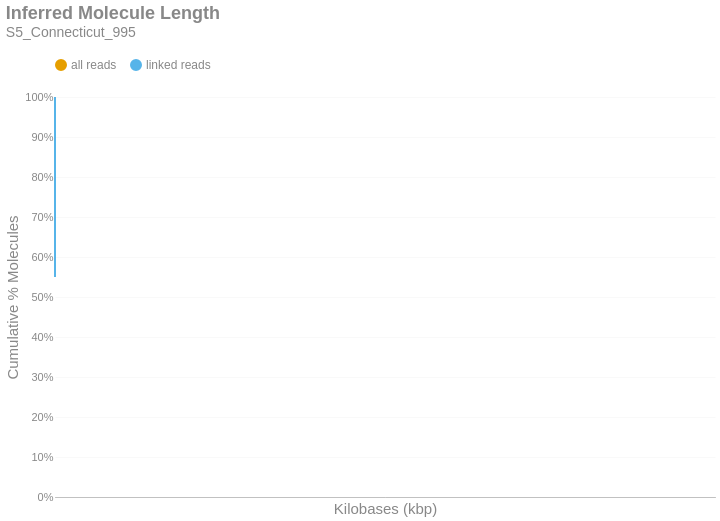

Write notebook code for a chart like this one.
### Markdown cell above
### Inferred Molecule Length
This is the cumulative frequency distribution of molecule lengths inferred from the first and last alignment positions along a contig for all alignments associated with a single linked-read barcode on a given contig.There are two distributions: one with `all` the alignments (yellow) and another with only `linked reads` (blue). The percent of molecules in the `linked reads` distribution is relative to the total number of linked molecules.

### Code cell
if SKIPLR:
    print_html(f"Skipped")
else:
    binned_df = consolidated_hist(valids['length_inferred']/1000, mask, 10, True)
    binned_df = binned_df.with_columns(
        pl.when(pl.col('bin').cast(pl.Utf8) == '0').then(pl.lit('1')).otherwise(pl.col('bin').cast(pl.Utf8)).alias('bin')
    )
    with SafeRender(binned_df):
        (
            density_plot(binned_df, 'Inferred Molecule Length', samplename, 'inferredlen')
            .transform_calculate(bin_kb='datum.bin / 1000')
            .encode(
                x=alt.X('bin_kb:Q', title="Kilobases (kbp)").scale(type='log', padding=0).axis(labelAngle=-40),
                y=alt.Y('value:Q', title='Cumulative % Molecules')
                    .axis(format='%')
                    .stack(False)
                    .scale(domainMin=0, domainMax=1,padding=0),
                color=alt.Color("key:N").scale(domain = ["all reads", "linked reads"]),
                tooltip = [
                    alt.Tooltip("key:N", title = "Data Type"),
                    alt.Tooltip("range_label:N", title="Kilobases"),
                    alt.Tooltip("value:Q", format = ".2%", title="% Molecules (Cum.)")
                ]
            )
        ).display()

### Figure 1 — Vega-Lite specification as saved in the notebook (floating-point values rounded to 4 significant figures; data arrays with more than 128 entries replaced by an {"elided": "..."} marker saying what was removed)
{"width": "container", "height": 400, "config": {"title": {"anchor": "start", "dy": -15, "fontSize": 18, "color": "#888888", "subtitleColor": "#888888", "subtitleFontSize": 14}, "arc": {"fill": "#0072B2"}, "axis": {"domainColor": "#888888", "domainWidth": 0.5, "gridWidth": 0.2, "grid": false, "titleFontWeight": 400, "titleFontSize": 15, "labelFontSize": 11, "labelColor": "#888888", "tickColor": "#888888", "tickWidth": 0.2, "titleColor": "#888888"}, "axisBand": {"grid": false}, "axisX": {"grid": true, "tickSize": 10, "domainCap": "round"}, "axisY": {"domain": false, "grid": true, "tickSize": 0, "domainCap": "round"}, "background": "transparent", "header": {"labelFontSize": 15, "labelColor": "#888888", "titleFontSize": 15, "titleFontWeight": 600, "titleColor": "#888888"}, "legend": {"labelFont": "sans-serif", "labelFontSize": 12, "labelColor": "#888888", "symbolSize": 100, "symbolType": "circle", "titleFontSize": 12, "titlePadding": 10, "titleColor": "#888888", "title": null, "orient": "top"}, "range": {"category": ["#E69F00", "#56B4E9", "#009E73", "#F0E442", "#0072B2", "#D55E00", "#CC79A7", "#000000"], "diverging": ["#cfe8f3", "#a2d4ec", "#73bfe2", "#46abdb", "#1696d2", "#12719e"]}, "area": {"fill": "#0072B2", "fillOpacity": 0.7, "line": true, "strokeOpacity": 0.7}, "line": {"color": "#0072B2", "stroke": "#0072B2", "strokeWidth": 2}, "trail": {"color": "#0072B2", "stroke": "#0072B2", "strokeWidth": 0, "size": 1}, "point": {"filled": true, "fillOpacity": 1.0, "size": 95}, "text": {"color": "#888888", "fontSize": 11, "align": "right", "fontWeight": 400, "size": 11}, "bar": {"fill": "#0072B2", "stroke": null}, "view": {"stroke": null, "continuousWidth": 660, "continuousHeight": 400}}, "data": {"name": "data-a0d31a1dd6b157af95dc9b11b0a1b7ac"}, "mark": {"type": "line", "interpolate": "monotone", "point": {"opacity": 0, "size": 275}}, "encoding": {"color": {"field": "key", "scale": {"domain": ["all reads", "linked reads"]}, "type": "nominal"}, "tooltip": [{"field": "key", "title": "Data Type", "type": "nominal"}, {"field": "range_label", "title": "Kilobases", "type": "nominal"}, {"field": "value", "format": ".2%", "title": "% Molecules (Cum.)", "type": "quantitative"}], "x": {"axis": {"labelAngle": -40}, "field": "bin_kb", "scale": {"type": "log", "padding": 0}, "title": "Kilobases (kbp)", "type": "quantitative"}, "y": {"axis": {"format": "%"}, "field": "value", "scale": {"domainMin": 0, "domainMax": 1, "padding": 0}, "stack": false, "title": "Cumulative % Molecules", "type": "quantitative"}}, "params": [{"name": "param_c36ac31b6afebe62", "select": {"type": "point", "fields": ["key"]}, "bind": "legend"}], "title": {"text": "Inferred Molecule Length", "subtitle": "S5_Connecticut_995"}, "transform": [{"fold": ["all reads (cumsum)", "linked reads (cumsum)"]}, {"calculate": "replace(datum.key, ' (cumsum)', '')", "as": "key"}, {"filter": {"param": "param_c36ac31b6afebe62"}}, {"calculate": "datum.bin / 1000", "as": "bin_kb"}], "usermeta": {"embedOptions": {"downloadFileName": "S5_Connecticut_995.inferredlen"}}, "$schema": "https://vega.github.io/schema/vega-lite/v6.1.0.json", "datasets": {"data-a0d31a1dd6b157af95dc9b11b0a1b7ac": {"elided": "469 records"}}}
